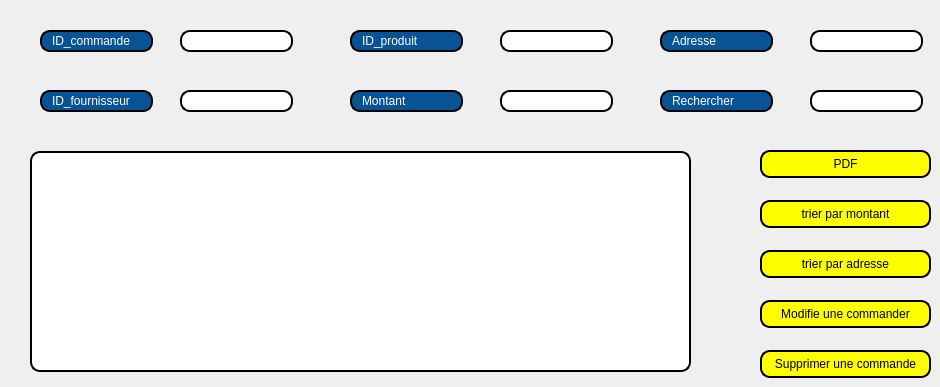
      <widget class="QWidget" name="tab_8">
       <attribute name="title">
        <string>afficher commande</string>
       </attribute>
       <widget class="QTableView" name="afficher_commande">
        <property name="geometry">
         <rect>
          <x>30</x>
          <y>151</y>
          <width>661</width>
          <height>221</height>
         </rect>
        </property>
        <property name="styleSheet">
         <string notr="true">border: 2px solid black;
font:8pt &quot;MS Shell Dlg 2&quot; ;
border-radius: 10px;
padding: 0 8px;
color:black;
background: white;
selection-background-color: gray;</string>
        </property>
       </widget>
       <widget class="QLineEdit" name="lineEdit_28">
        <property name="geometry">
         <rect>
          <x>40</x>
          <y>30</y>
          <width>113</width>
          <height>22</height>
         </rect>
        </property>
        <property name="styleSheet">
         <string notr="true">border: 2px solid black;
font:8pt &quot;MS Shell Dlg 2&quot; ;
border-radius: 10px;
padding: 0 8px;
color:rgb(255, 255, 255);
background: #085394;
selection-background-color: gray;</string>
        </property>
        <property name="text">
         <string>ID_commande</string>
        </property>
       </widget>
       <widget class="QLineEdit" name="lineEdit_29">
        <property name="geometry">
         <rect>
          <x>40</x>
          <y>90</y>
          <width>113</width>
          <height>22</height>
         </rect>
        </property>
        <property name="styleSheet">
         <string notr="true">border: 2px solid black;
font:8pt &quot;MS Shell Dlg 2&quot; ;
border-radius: 10px;
padding: 0 8px;
color:rgb(255, 255, 255);
background: #085394;
selection-background-color: gray;</string>
        </property>
        <property name="text">
         <string>ID_fournisseur</string>
        </property>
       </widget>
       <widget class="QLineEdit" name="lineEdit_idc_2">
        <property name="geometry">
         <rect>
          <x>180</x>
          <y>30</y>
          <width>113</width>
          <height>22</height>
         </rect>
        </property>
        <property name="styleSheet">
         <string notr="true">border: 2px solid black;
font:8pt &quot;MS Shell Dlg 2&quot; ;
border-radius: 10px;
padding: 0 8px;
color:black;
background: white;
selection-background-color: gray;</string>
        </property>
       </widget>
       <widget class="QLineEdit" name="lineEdit_fournisseur_3">
        <property name="geometry">
         <rect>
          <x>180</x>
          <y>90</y>
          <width>113</width>
          <height>22</height>
         </rect>
        </property>
        <property name="styleSheet">
         <string notr="true">border: 2px solid black;
font:8pt &quot;MS Shell Dlg 2&quot; ;
border-radius: 10px;
padding: 0 8px;
color:black;
background: white;
selection-background-color: gray;</string>
        </property>
       </widget>
       <widget class="QLineEdit" name="lineEdit_32">
        <property name="geometry">
         <rect>
          <x>350</x>
          <y>30</y>
          <width>113</width>
          <height>22</height>
         </rect>
        </property>
        <property name="styleSheet">
         <string notr="true">border: 2px solid black;
font:8pt &quot;MS Shell Dlg 2&quot; ;
border-radius: 10px;
padding: 0 8px;
color:rgb(255, 255, 255);
background: #085394;
selection-background-color: gray;</string>
        </property>
        <property name="text">
         <string>ID_produit</string>
        </property>
       </widget>
       <widget class="QLineEdit" name="lineEdit_33">
        <property name="geometry">
         <rect>
          <x>350</x>
          <y>90</y>
          <width>113</width>
          <height>22</height>
         </rect>
        </property>
        <property name="styleSheet">
         <string notr="true">border: 2px solid black;
font:8pt &quot;MS Shell Dlg 2&quot; ;
border-radius: 10px;
padding: 0 8px;
color:rgb(255, 255, 255);
background: #085394;
selection-background-color: gray;</string>
        </property>
        <property name="text">
         <string>Montant</string>
        </property>
       </widget>
       <widget class="QLineEdit" name="lineEdit_produit_2">
        <property name="geometry">
         <rect>
          <x>500</x>
          <y>30</y>
          <width>113</width>
          <height>22</height>
         </rect>
        </property>
        <property name="styleSheet">
         <string notr="true">border: 2px solid black;
font:8pt &quot;MS Shell Dlg 2&quot; ;
border-radius: 10px;
padding: 0 8px;
color:black;
background: white;
selection-background-color: gray;</string>
        </property>
       </widget>
       <widget class="QLineEdit" name="lineEdit_montant_2">
        <property name="geometry">
         <rect>
          <x>500</x>
          <y>90</y>
          <width>113</width>
          <height>22</height>
         </rect>
        </property>
        <property name="styleSheet">
         <string notr="true">border: 2px solid black;
font:8pt &quot;MS Shell Dlg 2&quot; ;
border-radius: 10px;
padding: 0 8px;
color:black;
background: white;
selection-background-color: gray;</string>
        </property>
       </widget>
       <widget class="QLineEdit" name="lineEdit_36">
        <property name="geometry">
         <rect>
          <x>660</x>
          <y>30</y>
          <width>113</width>
          <height>22</height>
         </rect>
        </property>
        <property name="styleSheet">
         <string notr="true">border: 2px solid black;
font:8pt &quot;MS Shell Dlg 2&quot; ;
border-radius: 10px;
padding: 0 8px;
color:rgb(255, 255, 255);
background: #085394;
selection-background-color: gray;</string>
        </property>
        <property name="text">
         <string>Adresse</string>
        </property>
       </widget>
       <widget class="QLineEdit" name="lineEdit_adressec_2">
        <property name="geometry">
         <rect>
          <x>810</x>
          <y>30</y>
          <width>113</width>
          <height>22</height>
         </rect>
        </property>
        <property name="styleSheet">
         <string notr="true">border: 2px solid black;
font:8pt &quot;MS Shell Dlg 2&quot; ;
border-radius: 10px;
padding: 0 8px;
color:black;
background: white;
selection-background-color: gray;</string>
        </property>
       </widget>
       <widget class="QLineEdit" name="lineEdit_38">
        <property name="geometry">
         <rect>
          <x>660</x>
          <y>90</y>
          <width>113</width>
          <height>22</height>
         </rect>
        </property>
        <property name="styleSheet">
         <string notr="true">border: 2px solid black;
font:8pt &quot;MS Shell Dlg 2&quot; ;
border-radius: 10px;
padding: 0 8px;
color:rgb(255, 255, 255);
background: #085394;
selection-background-color: gray;</string>
        </property>
        <property name="text">
         <string>Rechercher</string>
        </property>
       </widget>
       <widget class="QLineEdit" name="lineEdit_rechercherc">
        <property name="geometry">
         <rect>
          <x>810</x>
          <y>90</y>
          <width>113</width>
          <height>22</height>
         </rect>
        </property>
        <property name="styleSheet">
         <string notr="true">border: 2px solid black;
font:8pt &quot;MS Shell Dlg 2&quot; ;
border-radius: 10px;
padding: 0 8px;
color:black;
background: white;
selection-background-color: gray;</string>
        </property>
       </widget>
       <widget class="QPushButton" name="trier_commande">
        <property name="geometry">
         <rect>
          <x>760</x>
          <y>200</y>
          <width>171</width>
          <height>28</height>
         </rect>
        </property>
        <property name="styleSheet">
         <string notr="true">border: 2px solid black;
font: 75 8pt &quot;MS Shell Dlg 2&quot;;
font:8pt &quot;MS Shell Dlg 2&quot; ;
border-radius: 10px;
padding: 0 8px;
color:black;
background: yellow;
selection-background-color: gray;</string>
        </property>
        <property name="text">
         <string>trier par montant</string>
        </property>
       </widget>
       <widget class="QPushButton" name="modif_commande">
        <property name="geometry">
         <rect>
          <x>760</x>
          <y>300</y>
          <width>171</width>
          <height>28</height>
         </rect>
        </property>
        <property name="styleSheet">
         <string notr="true">border: 2px solid black;
font: 75 8pt &quot;MS Shell Dlg 2&quot;;
font:8pt &quot;MS Shell Dlg 2&quot; ;
border-radius: 10px;
padding: 0 8px;
color:black;
background: yellow;
selection-background-color: gray;</string>
        </property>
        <property name="text">
         <string>Modifie une commander</string>
        </property>
       </widget>
       <widget class="QPushButton" name="supp_commande">
        <property name="geometry">
         <rect>
          <x>760</x>
          <y>350</y>
          <width>171</width>
          <height>28</height>
         </rect>
        </property>
        <property name="styleSheet">
         <string notr="true">border: 2px solid black;
font: 75 8pt &quot;MS Shell Dlg 2&quot;;
font:8pt &quot;MS Shell Dlg 2&quot; ;
border-radius: 10px;
padding: 0 8px;
color:black;
background: yellow;
selection-background-color: gray;</string>
        </property>
        <property name="text">
         <string>Supprimer une commande</string>
        </property>
       </widget>
       <widget class="QPushButton" name="trier_adresseC">
        <property name="geometry">
         <rect>
          <x>760</x>
          <y>250</y>
          <width>171</width>
          <height>28</height>
         </rect>
        </property>
        <property name="styleSheet">
         <string notr="true">border: 2px solid black;
font: 75 8pt &quot;MS Shell Dlg 2&quot;;
font:8pt &quot;MS Shell Dlg 2&quot; ;
border-radius: 10px;
padding: 0 8px;
color:black;
background: yellow;
selection-background-color: gray;</string>
        </property>
        <property name="text">
         <string>trier par adresse</string>
        </property>
       </widget>
       <widget class="QPushButton" name="pdf">
        <property name="geometry">
         <rect>
          <x>760</x>
          <y>150</y>
          <width>171</width>
          <height>28</height>
         </rect>
        </property>
        <property name="styleSheet">
         <string notr="true">border: 2px solid black;
font: 75 8pt &quot;MS Shell Dlg 2&quot;;
font:8pt &quot;MS Shell Dlg 2&quot; ;
border-radius: 10px;
padding: 0 8px;
color:black;
background: yellow;
selection-background-color: gray;</string>
        </property>
        <property name="text">
         <string>PDF</string>
        </property>
       </widget>
      </widget>
